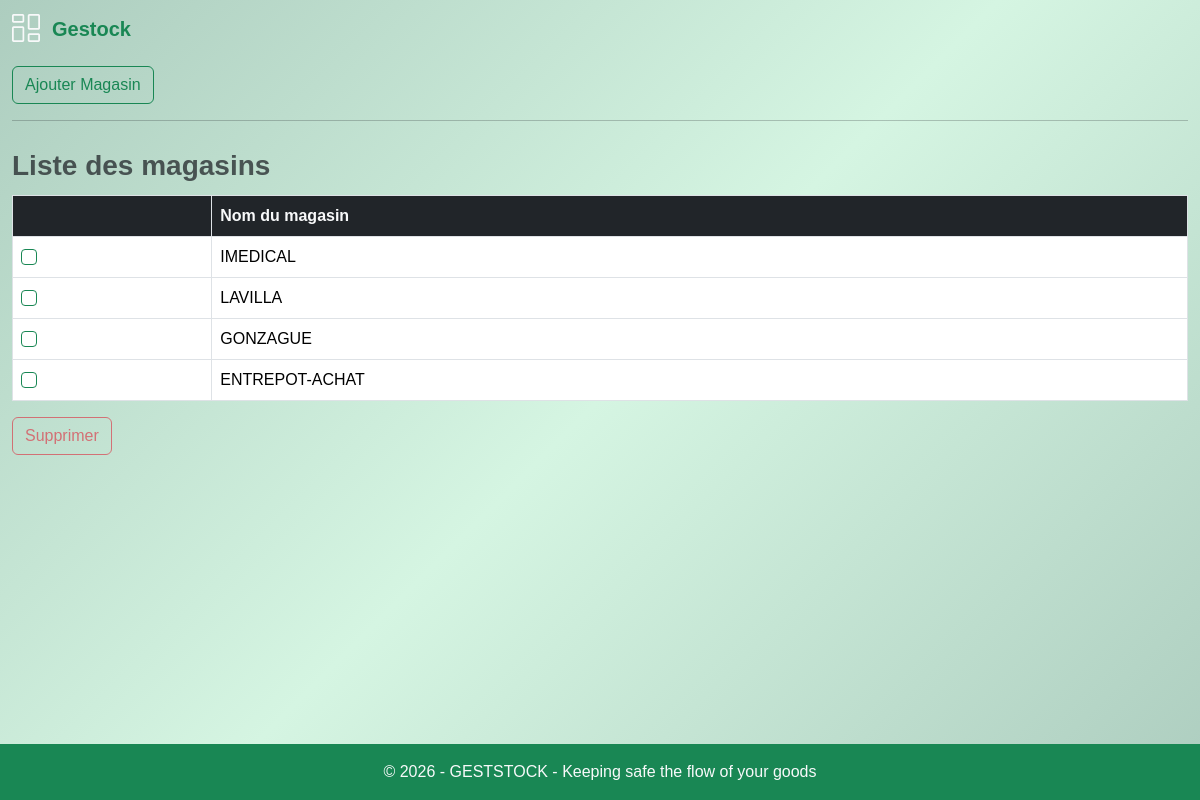
The page /gestion_materiel/magasin on the database as committed earlier.
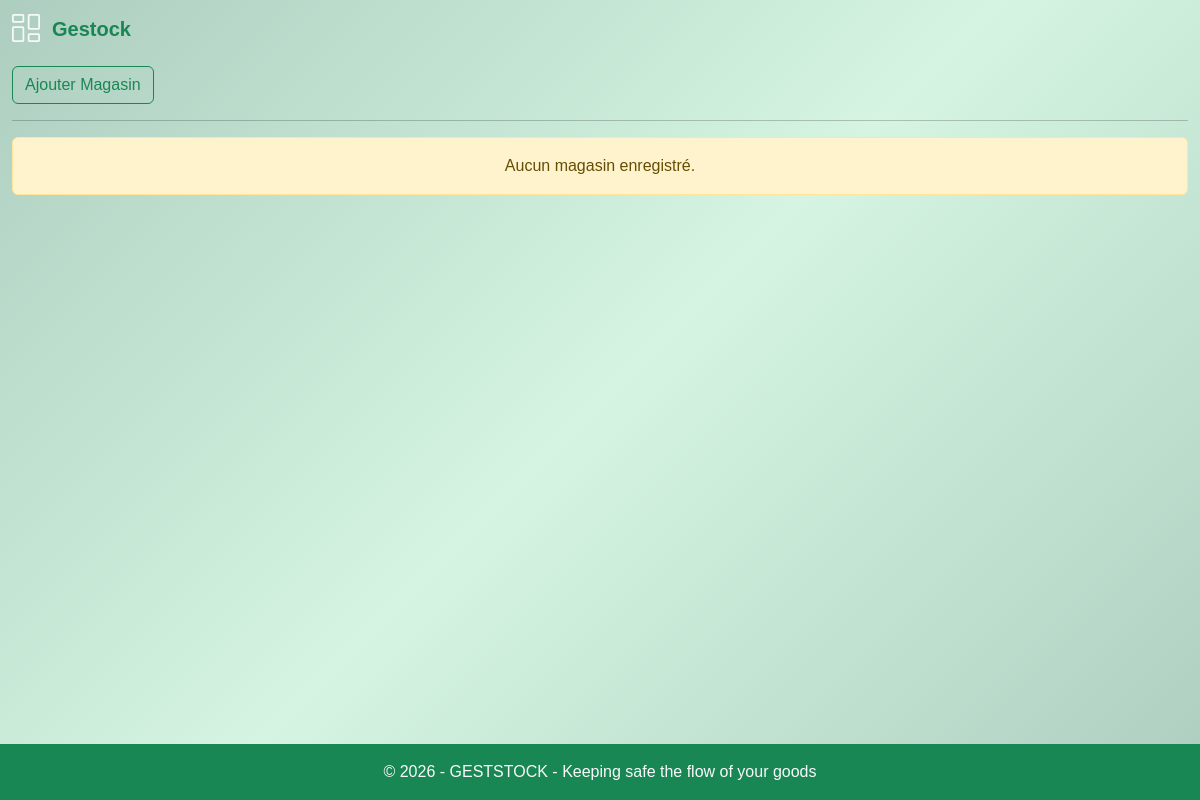
The same page on the database as committed later.
### models.py (models this page shows)
class Magasin(db.Model):
    id = db.Column(db.Integer, primary_key=True)
    nom = db.Column(db.String(120), unique=True, nullable=False)
    stocks = db.relationship("Stock", backref="magasin", lazy=True)
    achats = db.relationship(
        "Achat",
        back_populates="magasin",
        cascade="all, delete-orphan"
    )

### routes.py (the view)
@app.route('/gestion_materiel/magasin', methods=['GET', 'POST'])
def magasin():
    form = MagasinForm()
    if form.validate_on_submit():
        nouveau = Magasin(nom=form.nom.data)
        db.session.add(nouveau)
        db.session.commit()
        return redirect(url_for('magasin'))
    magasins = Magasin.query.all()
    return render_template("magasin.html", magasins=magasins, form=form)

### forms.py
class MagasinForm(FlaskForm):
    nom = StringField("Nom du magasin", validators=[DataRequired()])
    submit = SubmitField("Enregistrer")

### routes.py (called while the page is built)
@app.after_request
def disable_cache(response):
    response.headers["Cache-Control"] = "no-store, no-cache, must-revalidate, private"
    response.headers["Pragma"] = "no-cache"
    response.headers["Expires"] = "0"
    return response

@app.context_processor
def utility_processor():
    def is_active(prefix):
        return request.endpoint and prefix in request.endpoint
    return dict(is_active=is_active)

### templates/magasin.html (shortened to what this page needs)
{% extends "base.html" %}
{% block content %}
<div class="py-2">
<div class="row">
    <div class="col">
        <a class="btn btn-outline-success"
           data-bs-toggle="modal"
           data-bs-target="#addMagasinModal">
           Ajouter Magasin
        </a>
    </div>
</div>
<hr>
{% if magasins %}
<form action="{{ url_for('delete_magasins') }}" method="post">
<div class="table-responsive" style="max-height: 330px; overflow-y:auto;">
<table class="table table-bordered caption-top align-middle">
    <caption class="fs-3 fw-semibold">
        Liste des magasins
    </caption>
    <thead>
        <tr>
            <th></th>
            <th class="text-light">Nom du magasin</th>
        </tr>
    </thead>
    <tbody>
        {% for magasin in magasins %}
        <tr class="magasin-row"
            data-id="{{ magasin.id }}"
            data-nom="{{ magasin.nom }}"
            style="cursor:pointer">
            <td>
                <input class="form-check-input border-success magasin-checkbox"
                       name="magasin_ids"
                       type="checkbox"
                       value="{{ magasin.id }}">
            </td>
            <td>{{ magasin.nom.upper() }}</td>
        </tr>
        {% endfor %}
    </tbody>
</table>
</div>
<button type="submit"
        class="btn btn-outline-danger"
        onclick="return confirm('Supprimer ce ou ces magasins ?')">
        Supprimer
</button>
</form>
{% else %}
<div class="alert alert-warning text-center">
    Aucun magasin enregistré.
</div>
{% endif %}
</div>
{% endblock %}

### templates/base.html (shortened to what this page needs)
<!DOCTYPE html>
<html lang="fr">
<head>
    <link rel="stylesheet" href="/static/style/styles.css">
    <link rel="stylesheet" href="{{ url_for('static', filename='css/bootstrap.min.css') }}">
    <link rel="stylesheet" href="{{ url_for('static', filename='style/styles.css') }}">
    <link rel="stylesheet" href="https://cdn.jsdelivr.net/npm/bootstrap-icons@1.11.3/font/bootstrap-icons.css">
</head>
<body class="d-flex flex-column min-vh-100 bg-gradient-success">
    <header class="container-fluid py-2">
        <div class="row align-items-between">
            <div class="col-2 gap-2 d-flex align-items-center">
                    <i class="bi bi-columns-gap text-light fs-3"></i>
                <span class="fs-5 px-1 fw-semibold text-success">
                    Gestock
                </span>
            </div>
            <div class="col-10 d-flex gap-4 justify-content-end align-items-center">
            </div>
        </div>
    </header>
    <main class="container-fluid flex-fill">
            <div class="row">
                  <section class="{% if current_user.is_authenticated %}col-9 col-md-10{% else %}col-12{% endif %}">
                     {% block content %}{% endblock %}
                  </section>
             </div>
    </main>
    <footer class="bg-success text-light text-center py-3 mt-auto">
        <p class="mb-0">© 2026 - GESTSTOCK - Keeping safe the flow of your goods </p>
    </footer>
</body>
</html>

### static/style/styles.css (style rules this page uses)
html { height: 100%; }
body { margin: 0; font-family: Arial, sans-serif; }
.bg-gradient-success { background: linear-gradient(135deg, #adcdbf, #d5f5e2, #adcdbf); }

Rows that differ between the two databases and show on the page:
removed Magasin: nom "IMEDICAL"
removed Magasin: nom "LAVILLA"
removed Magasin: nom "GONZAGUE"
removed Magasin: nom "ENTREPOT-ACHAT"
Other text that changed with them:
text no longer shown: "Liste des magasins Nom du magasin Supprimer"
text now shown: "Aucun magasin enregistré."
